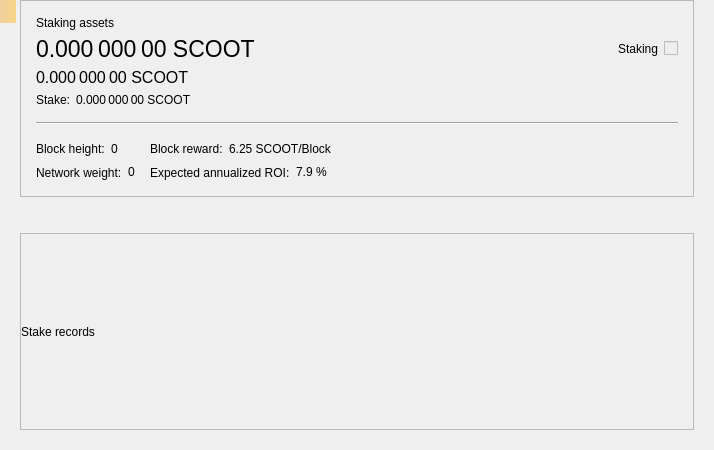
<?xml version="1.0" encoding="UTF-8"?>
<ui version="4.0">
 <class>StakePage</class>
 <widget class="QWidget" name="StakePage">
  <property name="geometry">
   <rect>
    <x>0</x>
    <y>0</y>
    <width>714</width>
    <height>450</height>
   </rect>
  </property>
  <property name="windowTitle">
   <string>Form</string>
  </property>
  <layout class="QVBoxLayout" name="verticalLayout_3">
   <property name="leftMargin">
    <number>20</number>
   </property>
   <property name="topMargin">
    <number>0</number>
   </property>
   <property name="rightMargin">
    <number>20</number>
   </property>
   <property name="bottomMargin">
    <number>20</number>
   </property>
   <item>
    <widget class="QFrame" name="frameStakeInfo">
     <property name="frameShape">
      <enum>QFrame::StyledPanel</enum>
     </property>
     <property name="frameShadow">
      <enum>QFrame::Raised</enum>
     </property>
     <layout class="QVBoxLayout" name="verticalLayout">
      <property name="spacing">
       <number>15</number>
      </property>
      <property name="leftMargin">
       <number>15</number>
      </property>
      <property name="topMargin">
       <number>15</number>
      </property>
      <property name="rightMargin">
       <number>15</number>
      </property>
      <property name="bottomMargin">
       <number>15</number>
      </property>
      <item>
       <layout class="QGridLayout" name="gridLayout_2">
        <property name="spacing">
         <number>6</number>
        </property>
        <item row="1" column="0">
         <widget class="QLabel" name="labelAssets">
          <property name="font">
           <font>
            <pointsize>17</pointsize>
           </font>
          </property>
          <property name="cursor">
           <cursorShape>IBeamCursor</cursorShape>
          </property>
          <property name="toolTip">
           <string>Your current spendable balance</string>
          </property>
          <property name="text">
           <string notr="true">0.000 000 00 SCOOT</string>
          </property>
          <property name="alignment">
           <set>Qt::AlignLeading|Qt::AlignLeft|Qt::AlignVCenter</set>
          </property>
          <property name="textInteractionFlags">
           <set>Qt::LinksAccessibleByMouse|Qt::TextSelectableByMouse</set>
          </property>
         </widget>
        </item>
        <item row="2" column="0">
         <widget class="QLabel" name="labelAssetsImmature">
          <property name="font">
           <font>
            <pointsize>12</pointsize>
           </font>
          </property>
          <property name="cursor">
           <cursorShape>IBeamCursor</cursorShape>
          </property>
          <property name="toolTip">
           <string>Your immature balance</string>
          </property>
          <property name="text">
           <string notr="true">0.000 000 00 SCOOT</string>
          </property>
          <property name="alignment">
           <set>Qt::AlignLeading|Qt::AlignLeft|Qt::AlignVCenter</set>
          </property>
          <property name="textInteractionFlags">
           <set>Qt::LinksAccessibleByMouse|Qt::TextSelectableByMouse</set>
          </property>
         </widget>
        </item>
        <item row="0" column="0">
         <widget class="QLabel" name="labelAssetsText">
          <property name="text">
           <string>Staking assets</string>
          </property>
          <property name="alignment">
           <set>Qt::AlignLeading|Qt::AlignLeft|Qt::AlignVCenter</set>
          </property>
         </widget>
        </item>
        <item row="1" column="2">
         <spacer name="horizontalSpacer_2">
          <property name="orientation">
           <enum>Qt::Horizontal</enum>
          </property>
          <property name="sizeHint" stdset="0">
           <size>
            <width>40</width>
            <height>20</height>
           </size>
          </property>
         </spacer>
        </item>
        <item row="4" column="0">
         <layout class="QHBoxLayout" name="horizontalLayout_5">
          <property name="spacing">
           <number>6</number>
          </property>
          <item>
           <widget class="QLabel" name="labelStakeText">
            <property name="sizePolicy">
             <sizepolicy hsizetype="Maximum" vsizetype="Preferred">
              <horstretch>0</horstretch>
              <verstretch>0</verstretch>
             </sizepolicy>
            </property>
            <property name="text">
             <string>Stake:</string>
            </property>
            <property name="alignment">
             <set>Qt::AlignLeading|Qt::AlignLeft|Qt::AlignVCenter</set>
            </property>
           </widget>
          </item>
          <item>
           <widget class="QLabel" name="labelStake">
            <property name="text">
             <string>0.000 000 00 SCOOT</string>
            </property>
            <property name="alignment">
             <set>Qt::AlignLeading|Qt::AlignLeft|Qt::AlignVCenter</set>
            </property>
            <property name="textInteractionFlags">
             <set>Qt::LinksAccessibleByMouse|Qt::TextSelectableByMouse</set>
            </property>
           </widget>
          </item>
          <item>
           <spacer name="horizontalSpacer_3">
            <property name="orientation">
             <enum>Qt::Horizontal</enum>
            </property>
            <property name="sizeType">
             <enum>QSizePolicy::Minimum</enum>
            </property>
            <property name="sizeHint" stdset="0">
             <size>
              <width>0</width>
              <height>0</height>
             </size>
            </property>
           </spacer>
          </item>
         </layout>
        </item>
        <item row="1" column="4">
         <widget class="QLabel" name="labelStaking">
          <property name="text">
           <string>Staking</string>
          </property>
         </widget>
        </item>
        <item row="1" column="5">
         <widget class="QSwitchControl" name="checkStake">
          <property name="enabled">
           <bool>false</bool>
          </property>
         </widget>
        </item>
       </layout>
      </item>
      <item>
       <widget class="Line" name="hLine">
        <property name="orientation">
         <enum>Qt::Horizontal</enum>
        </property>
       </widget>
      </item>
      <item>
       <layout class="QGridLayout" name="gridLayout">
        <property name="verticalSpacing">
         <number>6</number>
        </property>
        <item row="0" column="0">
         <layout class="QHBoxLayout" name="horizontalLayout">
          <property name="spacing">
           <number>6</number>
          </property>
          <item>
           <widget class="QLabel" name="labelHeightText">
            <property name="sizePolicy">
             <sizepolicy hsizetype="Maximum" vsizetype="Preferred">
              <horstretch>0</horstretch>
              <verstretch>0</verstretch>
             </sizepolicy>
            </property>
            <property name="text">
             <string>Block height:</string>
            </property>
            <property name="alignment">
             <set>Qt::AlignLeading|Qt::AlignLeft|Qt::AlignVCenter</set>
            </property>
           </widget>
          </item>
          <item>
           <widget class="QLabel" name="labelHeight">
            <property name="text">
             <string>0</string>
            </property>
            <property name="alignment">
             <set>Qt::AlignLeading|Qt::AlignLeft|Qt::AlignVCenter</set>
            </property>
            <property name="textInteractionFlags">
             <set>Qt::LinksAccessibleByMouse|Qt::TextSelectableByMouse</set>
            </property>
           </widget>
          </item>
          <item>
           <spacer name="horizontalSpacer_4">
            <property name="orientation">
             <enum>Qt::Horizontal</enum>
            </property>
            <property name="sizeType">
             <enum>QSizePolicy::Minimum</enum>
            </property>
            <property name="sizeHint" stdset="0">
             <size>
              <width>0</width>
              <height>0</height>
             </size>
            </property>
           </spacer>
          </item>
         </layout>
        </item>
        <item row="0" column="1">
         <layout class="QHBoxLayout" name="horizontalLayout_3">
          <property name="spacing">
           <number>6</number>
          </property>
          <item>
           <widget class="QLabel" name="labelRewardText">
            <property name="sizePolicy">
             <sizepolicy hsizetype="Maximum" vsizetype="Preferred">
              <horstretch>0</horstretch>
              <verstretch>0</verstretch>
             </sizepolicy>
            </property>
            <property name="text">
             <string>Block reward:</string>
            </property>
            <property name="alignment">
             <set>Qt::AlignLeading|Qt::AlignLeft|Qt::AlignVCenter</set>
            </property>
           </widget>
          </item>
          <item>
           <widget class="QLabel" name="labelReward">
            <property name="text">
             <string>6.25 SCOOT/Block</string>
            </property>
            <property name="alignment">
             <set>Qt::AlignLeading|Qt::AlignLeft|Qt::AlignVCenter</set>
            </property>
            <property name="textInteractionFlags">
             <set>Qt::LinksAccessibleByMouse|Qt::TextSelectableByMouse</set>
            </property>
           </widget>
          </item>
          <item>
           <spacer name="horizontalSpacer_6">
            <property name="orientation">
             <enum>Qt::Horizontal</enum>
            </property>
            <property name="sizeType">
             <enum>QSizePolicy::Minimum</enum>
            </property>
            <property name="sizeHint" stdset="0">
             <size>
              <width>0</width>
              <height>0</height>
             </size>
            </property>
           </spacer>
          </item>
         </layout>
        </item>
        <item row="0" column="2" rowspan="2">
         <spacer name="horizontalSpacer">
          <property name="orientation">
           <enum>Qt::Horizontal</enum>
          </property>
          <property name="sizeHint" stdset="0">
           <size>
            <width>40</width>
            <height>20</height>
           </size>
          </property>
         </spacer>
        </item>
        <item row="1" column="0">
         <layout class="QHBoxLayout" name="horizontalLayout_2">
          <property name="spacing">
           <number>6</number>
          </property>
          <item>
           <widget class="QLabel" name="labelWeightText">
            <property name="sizePolicy">
             <sizepolicy hsizetype="Maximum" vsizetype="Preferred">
              <horstretch>0</horstretch>
              <verstretch>0</verstretch>
             </sizepolicy>
            </property>
            <property name="text">
             <string>Network weight:</string>
            </property>
            <property name="alignment">
             <set>Qt::AlignLeading|Qt::AlignLeft|Qt::AlignVCenter</set>
            </property>
           </widget>
          </item>
          <item>
           <widget class="QLabel" name="labelWeight">
            <property name="text">
             <string>0</string>
            </property>
            <property name="alignment">
             <set>Qt::AlignLeading|Qt::AlignLeft|Qt::AlignVCenter</set>
            </property>
            <property name="textInteractionFlags">
             <set>Qt::LinksAccessibleByMouse|Qt::TextSelectableByMouse</set>
            </property>
           </widget>
          </item>
          <item>
           <spacer name="horizontalSpacer_5">
            <property name="orientation">
             <enum>Qt::Horizontal</enum>
            </property>
            <property name="sizeType">
             <enum>QSizePolicy::Minimum</enum>
            </property>
            <property name="sizeHint" stdset="0">
             <size>
              <width>0</width>
              <height>0</height>
             </size>
            </property>
           </spacer>
          </item>
         </layout>
        </item>
        <item row="1" column="1">
         <layout class="QHBoxLayout" name="horizontalLayout_4">
          <property name="spacing">
           <number>6</number>
          </property>
          <item>
           <widget class="QLabel" name="labelROIText">
            <property name="sizePolicy">
             <sizepolicy hsizetype="Maximum" vsizetype="Preferred">
              <horstretch>0</horstretch>
              <verstretch>0</verstretch>
             </sizepolicy>
            </property>
            <property name="text">
             <string>Expected annualized ROI:</string>
            </property>
            <property name="alignment">
             <set>Qt::AlignLeading|Qt::AlignLeft|Qt::AlignVCenter</set>
            </property>
           </widget>
          </item>
          <item>
           <widget class="QLabel" name="labelROI">
            <property name="text">
             <string>7.9 %</string>
            </property>
            <property name="alignment">
             <set>Qt::AlignLeading|Qt::AlignLeft|Qt::AlignVCenter</set>
            </property>
            <property name="textInteractionFlags">
             <set>Qt::LinksAccessibleByMouse|Qt::TextSelectableByMouse</set>
            </property>
           </widget>
          </item>
          <item>
           <spacer name="horizontalSpacer_7">
            <property name="orientation">
             <enum>Qt::Horizontal</enum>
            </property>
            <property name="sizeType">
             <enum>QSizePolicy::Minimum</enum>
            </property>
            <property name="sizeHint" stdset="0">
             <size>
              <width>0</width>
              <height>0</height>
             </size>
            </property>
           </spacer>
          </item>
         </layout>
        </item>
       </layout>
      </item>
     </layout>
    </widget>
   </item>
   <item>
    <spacer name="verticalSpacer">
     <property name="orientation">
      <enum>Qt::Vertical</enum>
     </property>
     <property name="sizeType">
      <enum>QSizePolicy::Fixed</enum>
     </property>
     <property name="sizeHint" stdset="0">
      <size>
       <width>20</width>
       <height>30</height>
      </size>
     </property>
    </spacer>
   </item>
   <item>
    <widget class="QFrame" name="frameStakeRecords">
     <property name="frameShape">
      <enum>QFrame::StyledPanel</enum>
     </property>
     <property name="frameShadow">
      <enum>QFrame::Raised</enum>
     </property>
     <layout class="QVBoxLayout" name="verticalLayout_2">
      <property name="leftMargin">
       <number>0</number>
      </property>
      <property name="topMargin">
       <number>0</number>
      </property>
      <property name="rightMargin">
       <number>0</number>
      </property>
      <property name="bottomMargin">
       <number>0</number>
      </property>
      <item>
       <widget class="QLabel" name="labelRecordsText">
        <property name="text">
         <string>Stake records</string>
        </property>
       </widget>
      </item>
     </layout>
    </widget>
   </item>
  </layout>
  <widget class="QLabel" name="labelAlerts">
   <property name="geometry">
    <rect>
     <x>0</x>
     <y>0</y>
     <width>16</width>
     <height>23</height>
    </rect>
   </property>
   <property name="visible">
    <bool>false</bool>
   </property>
   <property name="styleSheet">
    <string notr="true">QLabel { background-color: qlineargradient(x1: 0, y1: 0, x2: 1, y2: 0, stop:0 #F0D0A0, stop:1 #F8D488); color:#000000; }</string>
   </property>
   <property name="wordWrap">
    <bool>true</bool>
   </property>
   <property name="margin">
    <number>3</number>
   </property>
   <property name="textInteractionFlags">
    <set>Qt::TextSelectableByMouse</set>
   </property>
  </widget>
 </widget>
 <customwidgets>
  <customwidget>
   <class>QSwitchControl</class>
   <extends>QCheckBox</extends>
   <header>qt/qswitchcontrol.h</header>
  </customwidget>
 </customwidgets>
 <resources/>
 <connections/>
</ui>
